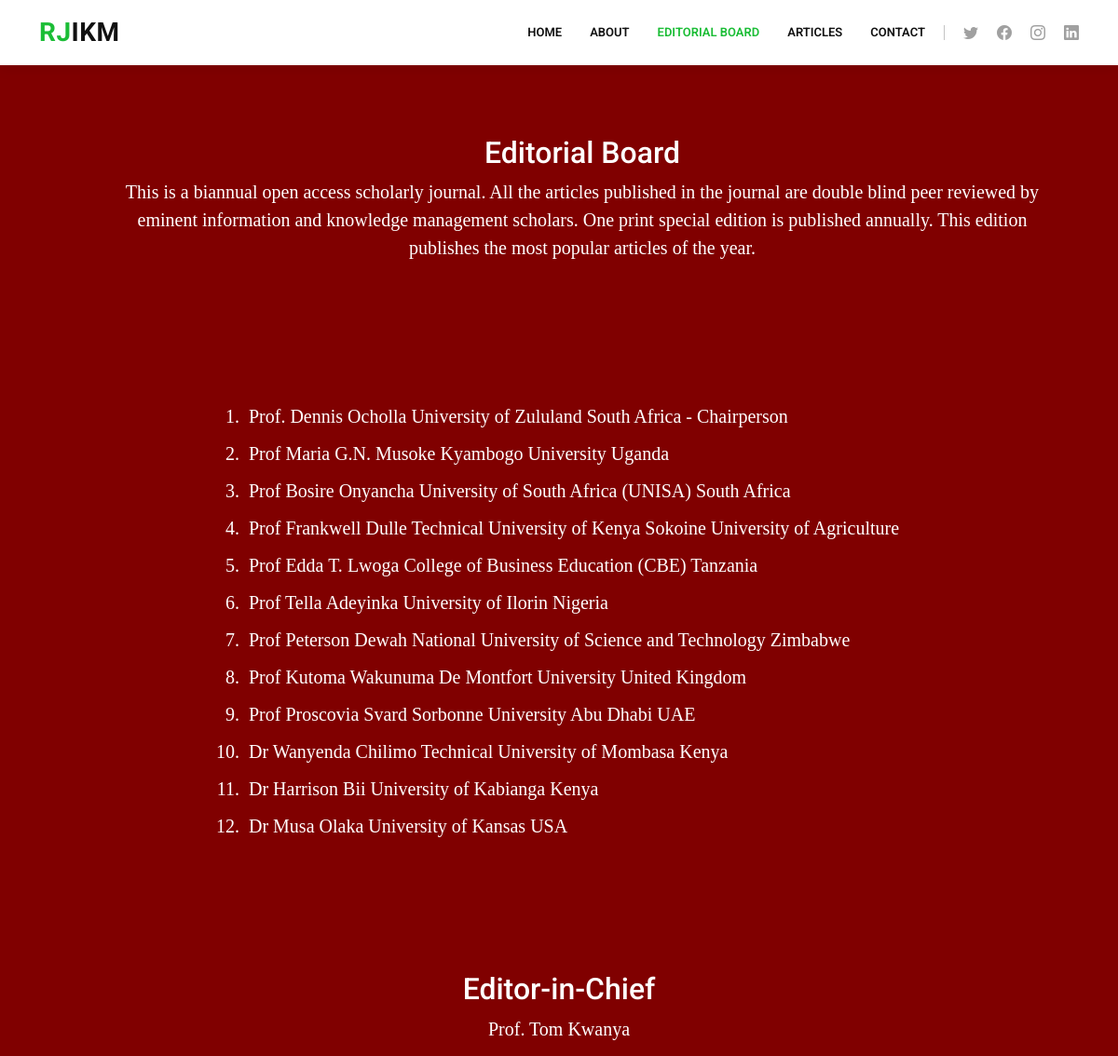
The app's page /rjikm/editorial/ (upper part), older data.
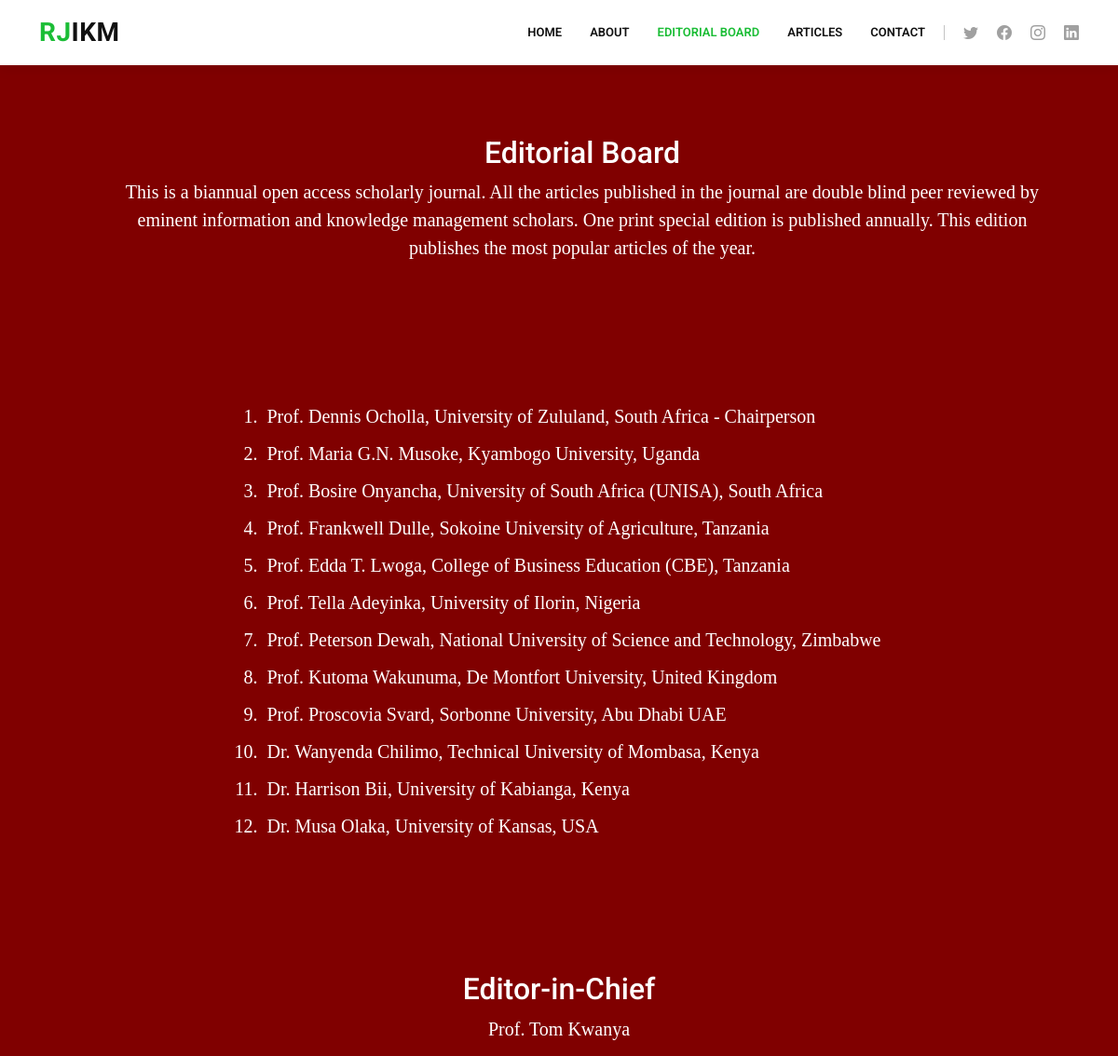
The same page, newer data.
### rjikm/models.py (models this page shows, shortened)
class Editorialboard(models.Model):
    Prefix = models.CharField(max_length=20, default="Prof")
    FirstName = models.CharField(max_length=100, default='Tom')
    SecondName = models.CharField(max_length=100, default= 'Kwanya')
    University = models.CharField(max_length=100, default="Technical University of Kenya")
    Country = models.CharField(max_length=100, default="Kenya")

class Editorinchief(models.Model):
    FullName = models.CharField(max_length=100, default='Tom')
    University = models.CharField(max_length=100, default="Technical University of Kenya")
    Department = models.CharField(max_length=100, default="Information and library Sciences")
    MyEmail = models.CharField(max_length=100, default="tom.kwanya@gmail.com")

### rjikm/views.py (the view)
# urls.py: path("editorial/", views.editorial, name="editorial"),
def editorial(request):
    editorialboard = Editorialboard.objects.all()
    editorinchief = Editorinchief.objects.all()
    return render(request, 'rjikm/editorialboard.html', {'editorialboard': editorialboard, 'editorinchief': editorinchief})

### rjikm/templates/rjikm/editorialboard.html (shortened to what this page needs)
{% extends "rjikm/layouteditorial.html" %}
{% block body %}
<section style="background-color: maroon;">
 <div class="aboutus">
  <h2 style="text-align:center; color: white;"> Editorial Board</h2>
  <p style="text-align:center; color: white;"> This is a biannual open access scholarly journal. All the articles published in the journal are double blind peer reviewed by eminent information and knowledge management scholars. One print special edition is published annually. This edition publishes the most popular articles of the year.</p>
 </div>
</section>
<section style="background-color: maroon;">
  <div style=" text-align:center; color: white; font-family: Times New Roman, Times, serif; font-size: 20px;">
    <ol style="display: inline-block; text-align: left">
        {% for member in editorialboard %}
        <li style="padding: 5px;" >
        {{ member.Prefix }} {{ member.FirstName }} {{ member.SecondName }} {{member.University }} {{ member.Country}}
        </li>
        {% endfor %}
      </ol>
  </div>
</section>
<section style="background-color: maroon;">
  <div style=" text-align:center; color: white; font-family: Times New Roman, Times, serif; font-size: 20px;">
    <h2 style="text-align:center; color: white;"> Editor-in-Chief</h2>
    <div>
        {% for editor in editorinchief %}
        <p> {{editor.FullName}} </p>
        {% endfor %}
    </div>
  </div>
</section>
{% endblock %}

### rjikm/templates/rjikm/layouteditorial.html (shortened to what this page needs)
{% load static %}
<!DOCTYPE html>
<html lang="en">
<head>
  <link href="{% static 'vendor/animate.css/animate.min.css' %}" rel="stylesheet">
  <link href="{% static 'vendor/aos/aos.css' %}" rel="stylesheet">
  <link href="{% static 'vendor/bootstrap/css/bootstrap.min.css' %}" rel="stylesheet">
  <link href="{% static 'vendor/bootstrap-icons/bootstrap-icons.css' %}" rel="stylesheet">
  <link href="{% static 'vendor/boxicons/css/boxicons.min.css' %}" rel="stylesheet">
  <link href="{% static 'vendor/glightbox/css/glightbox.min.css' %}" rel="stylesheet">
  <link href="{% static 'vendor/remixicon/remixicon.css' %}" rel="stylesheet">
  <link href="{% static 'vendor/swiper/swiper-bundle.min.css' %}" rel="stylesheet">
    <link href="{% static 'rjikm/style.css' %}" rel="stylesheet">
</head>
<body>
 <header id="header" class="fixed-top">
    <div class="container d-flex align-items-center">
      <h1 class="logo me-auto"><a href="{% url 'index' %}"><span>RJ</span>IKM</a></h1>
      <nav id="navbar" class="navbar order-last order-lg-0">
        <ul>
          <li><a href="{% url 'index' %}" >Home</a></li>
          <li class="dropdown"><a href="{% url 'about' %}" <span>About</span> </a>
          <li><a href="{% url 'editorial' %}" class="active">Editorial Board</a></li>
          <li><a href="{% url 'articles' %}">Articles</a></li>
          <li><a href="{% url 'contact' %}">Contact</a></li>
        </ul>
      </nav>
      <div class="header-social-links d-flex">
        <a href="#" class="twitter"><i class="bu bi-twitter"></i></a>
        <a href="#" class="facebook"><i class="bu bi-facebook"></i></a>
        <a href="#" class="instagram"><i class="bu bi-instagram"></i></a>
        <a href="#" class="linkedin"><i class="bu bi-linkedin"></i></i></a>
      </div>
    </div>
  </header>
      {% block body %}
      {% endblock %}
</body>
</html>

### rjikm/static/rjikm/style.css (style rules this page uses)
body { font-family: "Open Sans", sans-serif; color: #4d4643; }
a { color: #1bbd36; text-decoration: none; }
h1, h2, h3, h4, h5, h6 { font-family: "Roboto", sans-serif; }
.mission, .vision, .aboutus { margin: 30px 20px 0px 20px; padding: 55px 50px 10px 100px; font-family: "Times New Roman", Times, serif; font-size: 20px; }
#header { background: white; transition: all 0.5s; z-index: 997; padding: 15px 0; box-shadow: 0px 2px 15px rgba(0, 0, 0, 0.1); }
#header .logo { font-size: 28px; margin: 0; padding: 0; line-height: 1; font-weight: 700; letter-spacing: 0.5px; text-transform: uppercase; }
#header .logo a { color: #111; }
#header .logo a span { color: #1bbd36; }
.header-social-links { margin-left: 20px; border-left: 1px solid #c4c4c4; }
.header-social-links a { color: #a0a0a0; display: inline-block; line-height: 0px; transition: 0.3s; padding-left: 20px; }
.header-social-links a i { line-height: 0; }
.navbar { padding: 0; }
.navbar ul { margin: 0; padding: 0; display: flex; list-style: none; align-items: center; }
.navbar li { position: relative; }
.navbar a, .navbar a:focus { display: flex; align-items: center; justify-content: space-between; padding: 10px 0 10px 30px; font-family: "Roboto", sans-serif; font-size: 13px; font-weight: 600; color: #111; white-space: nowrap; text-transform: uppercase; transition: 0.3s; }
.navbar a:hover, .navbar .active, .navbar .active:focus, .navbar li:hover>a { color: #1bbd36; }
section { padding: 60px 0; overflow: hidden; }

Row changes from the older to the newer data that the page shows:
changed Editorialboard "Dennis": SecondName "Ocholla" → "Ocholla,"; University "University of Zululand" → "University of Zululand,"
changed Editorialboard "Maria G.N.": Prefix "Prof" → "Prof."; SecondName "Musoke" → "Musoke,"; University "Kyambogo University" → "Kyambogo University,"
changed Editorialboard "Bosire": Prefix "Prof" → "Prof."; SecondName "Onyancha" → "Onyancha,"; University "University of South Africa (UNISA)" → "University of South Africa (UNISA),"
changed Editorialboard "Frankwell": Prefix "Prof" → "Prof."; SecondName "Dulle" → "Dulle,"; University "Technical University of Kenya" → "Sokoine University of Agriculture,"; Country "Sokoine University of Agriculture" → "Tanzania"
changed Editorialboard "Edda T.": Prefix "Prof" → "Prof."; SecondName "Lwoga" → "Lwoga,"; University "College of Business Education (CBE)" → "College of Business Education (CBE),"
changed Editorialboard "Tella": Prefix "Prof" → "Prof."; SecondName "Adeyinka" → "Adeyinka,"; University "University of Ilorin" → "University of Ilorin,"
changed Editorialboard "Peterson": Prefix "Prof" → "Prof."; SecondName "Dewah" → "Dewah,"; University "National University of Science and Technology" → "National University of Science and Technology,"
changed Editorialboard "Kutoma": Prefix "Prof" → "Prof."; SecondName "Wakunuma" → "Wakunuma,"; University "De Montfort University" → "De Montfort University,"
changed Editorialboard "Proscovia": Prefix "Prof" → "Prof."; SecondName "Svard" → "Svard,"; University "Sorbonne University" → "Sorbonne University,"
changed Editorialboard "Wanyenda": Prefix "Dr" → "Dr."; SecondName "Chilimo" → "Chilimo,"; University "Technical University of Mombasa" → "Technical University of Mombasa,"
changed Editorialboard "Harrison": Prefix "Dr" → "Dr."; SecondName "Bii" → "Bii,"; University "University of Kabianga" → "University of Kabianga,"
changed Editorialboard "Musa": Prefix "Dr" → "Dr."; SecondName "Olaka" → "Olaka,"; University "University of Kansas" → "University of Kansas,"
